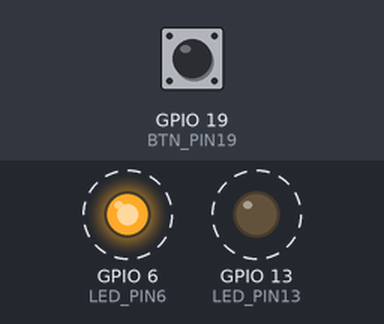
The program below on a simulated Raspberry Pi (BCM pin numbers). On the bench: output pins drawn as LEDs (lit = HIGH). Dashed ring = blinking. The test bench sets the inputs (shaded band); at power-on: GPIO 19 (BTN_PIN19) LOW. The clock reads 2024-03-15 10:24:30 at power-on unless the program sets it.

Above: at 0.6 s.
Timing chart, 0 to 4.6 s (numbered marks = the images above):
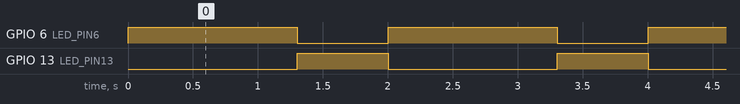

The program:

5c.py
```python
#bron powerpoint van Hardware Interfacing periode 6 les 2
import RPi.GPIO as GPIO
import time

LED_PIN6 = 6
LED_PIN13 = 13
BTN_PIN19 = 19
lasttime = 0
flashtime1 = 1000
flashtime2 = 1300
ledstatus = [GPIO.LOW, GPIO.LOW]

GPIO.setmode(GPIO.BCM)
GPIO.setup(LED_PIN6, GPIO.OUT)
GPIO.setup(LED_PIN13, GPIO.OUT)
GPIO.setup(BTN_PIN19, GPIO.IN, GPIO.PUD_DOWN)


def millis():
    return time.time() * 1000


while True:

    buttonState = GPIO.input(BTN_PIN19)
    currenttime = millis()

    #knop ingedrukt led 1 aan en led 2 uit en omgekeerd voor 1 seconde
    if buttonState == GPIO.HIGH:
        if currenttime - lasttime >= flashtime1:
            lasttime = currenttime
            if ledstatus[0] == GPIO.HIGH and ledstatus[1] == GPIO.LOW:
                ledstatus[0] = GPIO.LOW
                ledstatus[1] = GPIO.HIGH
            else:
                ledstatus[0] = GPIO.HIGH
                ledstatus[1] = GPIO.LOW
            GPIO.output(LED_PIN6, ledstatus[0])
            GPIO.output(LED_PIN13, ledstatus[1])

    #knop niet ingedrukt led 1 aan en led 2 uit voor 1.3 seconde aan en 0.7 seconde uit
    if buttonState == GPIO.LOW:
        if currenttime - lasttime >= flashtime2:
            lasttime = currenttime
            if ledstatus[0] == GPIO.HIGH and ledstatus[1] == GPIO.LOW:
                ledstatus[0] = GPIO.LOW
                ledstatus[1] = GPIO.HIGH
                flashtime2 = 700;
            else:
                ledstatus[0] = GPIO.HIGH
                ledstatus[1] = GPIO.LOW
                flashtime2 = 1300
            GPIO.output(LED_PIN6, ledstatus[0])
            GPIO.output(LED_PIN13, ledstatus[1])
```

Measured:
- by itself, GPIO 6 (LED_PIN6): alternates HIGH for 1.3 s and LOW for 0.70 s
- by itself, GPIO 13 (LED_PIN13): alternates HIGH for 0.70 s and LOW for 1.3 s
